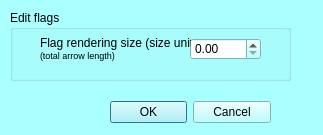
<?xml version="1.0" encoding="UTF-8"?>
<ui version="4.0">
 <class>mqEditAllFLGLengthDialog</class>
 <widget class="QDialog" name="mqEditAllFLGLengthDialog">
  <property name="geometry">
   <rect>
    <x>0</x>
    <y>0</y>
    <width>323</width>
    <height>135</height>
   </rect>
  </property>
  <property name="palette">
   <palette>
    <active>
     <colorrole role="WindowText">
      <brush brushstyle="SolidPattern">
       <color alpha="255">
        <red>0</red>
        <green>0</green>
        <blue>0</blue>
       </color>
      </brush>
     </colorrole>
     <colorrole role="Button">
      <brush brushstyle="SolidPattern">
       <color alpha="255">
        <red>170</red>
        <green>255</green>
        <blue>255</blue>
       </color>
      </brush>
     </colorrole>
     <colorrole role="Light">
      <brush brushstyle="SolidPattern">
       <color alpha="255">
        <red>255</red>
        <green>255</green>
        <blue>255</blue>
       </color>
      </brush>
     </colorrole>
     <colorrole role="Midlight">
      <brush brushstyle="SolidPattern">
       <color alpha="255">
        <red>212</red>
        <green>255</green>
        <blue>255</blue>
       </color>
      </brush>
     </colorrole>
     <colorrole role="Dark">
      <brush brushstyle="SolidPattern">
       <color alpha="255">
        <red>85</red>
        <green>127</green>
        <blue>127</blue>
       </color>
      </brush>
     </colorrole>
     <colorrole role="Mid">
      <brush brushstyle="SolidPattern">
       <color alpha="255">
        <red>113</red>
        <green>170</green>
        <blue>170</blue>
       </color>
      </brush>
     </colorrole>
     <colorrole role="Text">
      <brush brushstyle="SolidPattern">
       <color alpha="255">
        <red>0</red>
        <green>0</green>
        <blue>0</blue>
       </color>
      </brush>
     </colorrole>
     <colorrole role="BrightText">
      <brush brushstyle="SolidPattern">
       <color alpha="255">
        <red>255</red>
        <green>255</green>
        <blue>255</blue>
       </color>
      </brush>
     </colorrole>
     <colorrole role="ButtonText">
      <brush brushstyle="SolidPattern">
       <color alpha="255">
        <red>0</red>
        <green>0</green>
        <blue>0</blue>
       </color>
      </brush>
     </colorrole>
     <colorrole role="Base">
      <brush brushstyle="SolidPattern">
       <color alpha="255">
        <red>255</red>
        <green>255</green>
        <blue>255</blue>
       </color>
      </brush>
     </colorrole>
     <colorrole role="Window">
      <brush brushstyle="SolidPattern">
       <color alpha="255">
        <red>170</red>
        <green>255</green>
        <blue>255</blue>
       </color>
      </brush>
     </colorrole>
     <colorrole role="Shadow">
      <brush brushstyle="SolidPattern">
       <color alpha="255">
        <red>0</red>
        <green>0</green>
        <blue>0</blue>
       </color>
      </brush>
     </colorrole>
     <colorrole role="AlternateBase">
      <brush brushstyle="SolidPattern">
       <color alpha="255">
        <red>212</red>
        <green>255</green>
        <blue>255</blue>
       </color>
      </brush>
     </colorrole>
     <colorrole role="ToolTipBase">
      <brush brushstyle="SolidPattern">
       <color alpha="255">
        <red>255</red>
        <green>255</green>
        <blue>220</blue>
       </color>
      </brush>
     </colorrole>
     <colorrole role="ToolTipText">
      <brush brushstyle="SolidPattern">
       <color alpha="255">
        <red>0</red>
        <green>0</green>
        <blue>0</blue>
       </color>
      </brush>
     </colorrole>
    </active>
    <inactive>
     <colorrole role="WindowText">
      <brush brushstyle="SolidPattern">
       <color alpha="255">
        <red>0</red>
        <green>0</green>
        <blue>0</blue>
       </color>
      </brush>
     </colorrole>
     <colorrole role="Button">
      <brush brushstyle="SolidPattern">
       <color alpha="255">
        <red>170</red>
        <green>255</green>
        <blue>255</blue>
       </color>
      </brush>
     </colorrole>
     <colorrole role="Light">
      <brush brushstyle="SolidPattern">
       <color alpha="255">
        <red>255</red>
        <green>255</green>
        <blue>255</blue>
       </color>
      </brush>
     </colorrole>
     <colorrole role="Midlight">
      <brush brushstyle="SolidPattern">
       <color alpha="255">
        <red>212</red>
        <green>255</green>
        <blue>255</blue>
       </color>
      </brush>
     </colorrole>
     <colorrole role="Dark">
      <brush brushstyle="SolidPattern">
       <color alpha="255">
        <red>85</red>
        <green>127</green>
        <blue>127</blue>
       </color>
      </brush>
     </colorrole>
     <colorrole role="Mid">
      <brush brushstyle="SolidPattern">
       <color alpha="255">
        <red>113</red>
        <green>170</green>
        <blue>170</blue>
       </color>
      </brush>
     </colorrole>
     <colorrole role="Text">
      <brush brushstyle="SolidPattern">
       <color alpha="255">
        <red>0</red>
        <green>0</green>
        <blue>0</blue>
       </color>
      </brush>
     </colorrole>
     <colorrole role="BrightText">
      <brush brushstyle="SolidPattern">
       <color alpha="255">
        <red>255</red>
        <green>255</green>
        <blue>255</blue>
       </color>
      </brush>
     </colorrole>
     <colorrole role="ButtonText">
      <brush brushstyle="SolidPattern">
       <color alpha="255">
        <red>0</red>
        <green>0</green>
        <blue>0</blue>
       </color>
      </brush>
     </colorrole>
     <colorrole role="Base">
      <brush brushstyle="SolidPattern">
       <color alpha="255">
        <red>255</red>
        <green>255</green>
        <blue>255</blue>
       </color>
      </brush>
     </colorrole>
     <colorrole role="Window">
      <brush brushstyle="SolidPattern">
       <color alpha="255">
        <red>170</red>
        <green>255</green>
        <blue>255</blue>
       </color>
      </brush>
     </colorrole>
     <colorrole role="Shadow">
      <brush brushstyle="SolidPattern">
       <color alpha="255">
        <red>0</red>
        <green>0</green>
        <blue>0</blue>
       </color>
      </brush>
     </colorrole>
     <colorrole role="AlternateBase">
      <brush brushstyle="SolidPattern">
       <color alpha="255">
        <red>212</red>
        <green>255</green>
        <blue>255</blue>
       </color>
      </brush>
     </colorrole>
     <colorrole role="ToolTipBase">
      <brush brushstyle="SolidPattern">
       <color alpha="255">
        <red>255</red>
        <green>255</green>
        <blue>220</blue>
       </color>
      </brush>
     </colorrole>
     <colorrole role="ToolTipText">
      <brush brushstyle="SolidPattern">
       <color alpha="255">
        <red>0</red>
        <green>0</green>
        <blue>0</blue>
       </color>
      </brush>
     </colorrole>
    </inactive>
    <disabled>
     <colorrole role="WindowText">
      <brush brushstyle="SolidPattern">
       <color alpha="255">
        <red>85</red>
        <green>127</green>
        <blue>127</blue>
       </color>
      </brush>
     </colorrole>
     <colorrole role="Button">
      <brush brushstyle="SolidPattern">
       <color alpha="255">
        <red>170</red>
        <green>255</green>
        <blue>255</blue>
       </color>
      </brush>
     </colorrole>
     <colorrole role="Light">
      <brush brushstyle="SolidPattern">
       <color alpha="255">
        <red>255</red>
        <green>255</green>
        <blue>255</blue>
       </color>
      </brush>
     </colorrole>
     <colorrole role="Midlight">
      <brush brushstyle="SolidPattern">
       <color alpha="255">
        <red>212</red>
        <green>255</green>
        <blue>255</blue>
       </color>
      </brush>
     </colorrole>
     <colorrole role="Dark">
      <brush brushstyle="SolidPattern">
       <color alpha="255">
        <red>85</red>
        <green>127</green>
        <blue>127</blue>
       </color>
      </brush>
     </colorrole>
     <colorrole role="Mid">
      <brush brushstyle="SolidPattern">
       <color alpha="255">
        <red>113</red>
        <green>170</green>
        <blue>170</blue>
       </color>
      </brush>
     </colorrole>
     <colorrole role="Text">
      <brush brushstyle="SolidPattern">
       <color alpha="255">
        <red>85</red>
        <green>127</green>
        <blue>127</blue>
       </color>
      </brush>
     </colorrole>
     <colorrole role="BrightText">
      <brush brushstyle="SolidPattern">
       <color alpha="255">
        <red>255</red>
        <green>255</green>
        <blue>255</blue>
       </color>
      </brush>
     </colorrole>
     <colorrole role="ButtonText">
      <brush brushstyle="SolidPattern">
       <color alpha="255">
        <red>85</red>
        <green>127</green>
        <blue>127</blue>
       </color>
      </brush>
     </colorrole>
     <colorrole role="Base">
      <brush brushstyle="SolidPattern">
       <color alpha="255">
        <red>170</red>
        <green>255</green>
        <blue>255</blue>
       </color>
      </brush>
     </colorrole>
     <colorrole role="Window">
      <brush brushstyle="SolidPattern">
       <color alpha="255">
        <red>170</red>
        <green>255</green>
        <blue>255</blue>
       </color>
      </brush>
     </colorrole>
     <colorrole role="Shadow">
      <brush brushstyle="SolidPattern">
       <color alpha="255">
        <red>0</red>
        <green>0</green>
        <blue>0</blue>
       </color>
      </brush>
     </colorrole>
     <colorrole role="AlternateBase">
      <brush brushstyle="SolidPattern">
       <color alpha="255">
        <red>170</red>
        <green>255</green>
        <blue>255</blue>
       </color>
      </brush>
     </colorrole>
     <colorrole role="ToolTipBase">
      <brush brushstyle="SolidPattern">
       <color alpha="255">
        <red>255</red>
        <green>255</green>
        <blue>220</blue>
       </color>
      </brush>
     </colorrole>
     <colorrole role="ToolTipText">
      <brush brushstyle="SolidPattern">
       <color alpha="255">
        <red>0</red>
        <green>0</green>
        <blue>0</blue>
       </color>
      </brush>
     </colorrole>
    </disabled>
   </palette>
  </property>
  <property name="windowTitle">
   <string>Edit length of all selected flags</string>
  </property>
  <widget class="QWidget" name="layoutWidget">
   <property name="geometry">
    <rect>
     <x>110</x>
     <y>100</y>
     <width>161</width>
     <height>25</height>
    </rect>
   </property>
   <layout class="QHBoxLayout" name="horizontalLayout_2">
    <item>
     <widget class="QDialogButtonBox" name="buttonBox">
      <property name="orientation">
       <enum>Qt::Horizontal</enum>
      </property>
      <property name="standardButtons">
       <set>QDialogButtonBox::Cancel|QDialogButtonBox::Ok</set>
      </property>
     </widget>
    </item>
   </layout>
  </widget>
  <widget class="QGroupBox" name="groupBox">
   <property name="geometry">
    <rect>
     <x>10</x>
     <y>10</y>
     <width>281</width>
     <height>71</height>
    </rect>
   </property>
   <property name="title">
    <string>Edit flags</string>
   </property>
   <widget class="QDoubleSpinBox" name="FlagRenderingSizeValue">
    <property name="geometry">
     <rect>
      <x>180</x>
      <y>28</y>
      <width>71</width>
      <height>22</height>
     </rect>
    </property>
   </widget>
   <widget class="QLabel" name="label_5">
    <property name="geometry">
     <rect>
      <x>30</x>
      <y>23</y>
      <width>151</width>
      <height>31</height>
     </rect>
    </property>
    <property name="text">
     <string>&lt;html&gt;&lt;head/&gt;&lt;body&gt;&lt;p&gt;Flag rendering size (size unit)&lt;br/&gt;&lt;span style=&quot; font-size:7pt;&quot;&gt;(total arrow length)&lt;/span&gt;&lt;/p&gt;&lt;/body&gt;&lt;/html&gt;</string>
    </property>
   </widget>
  </widget>
 </widget>
 <resources>
  <include location="../Icons/icons.qrc"/>
  <include location="../Icons/icons.qrc"/>
 </resources>
 <connections>
  <connection>
   <sender>buttonBox</sender>
   <signal>accepted()</signal>
   <receiver>mqEditAllFLGLengthDialog</receiver>
   <slot>accept()</slot>
   <hints>
    <hint type="sourcelabel">
     <x>248</x>
     <y>254</y>
    </hint>
    <hint type="destinationlabel">
     <x>157</x>
     <y>274</y>
    </hint>
   </hints>
  </connection>
  <connection>
   <sender>buttonBox</sender>
   <signal>rejected()</signal>
   <receiver>mqEditAllFLGLengthDialog</receiver>
   <slot>reject()</slot>
   <hints>
    <hint type="sourcelabel">
     <x>316</x>
     <y>260</y>
    </hint>
    <hint type="destinationlabel">
     <x>286</x>
     <y>274</y>
    </hint>
   </hints>
  </connection>
 </connections>
</ui>
